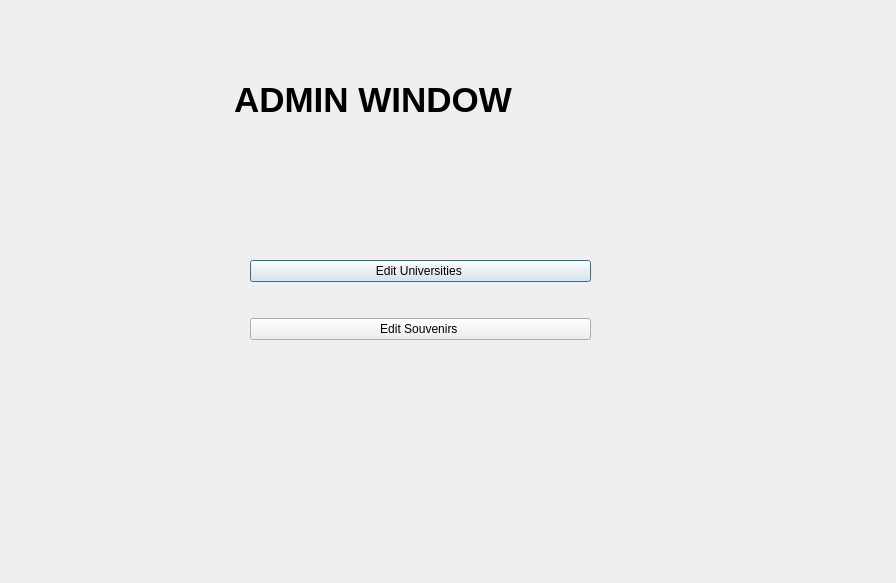
<?xml version="1.0" encoding="UTF-8"?>
<ui version="4.0">
 <class>admin_window</class>
 <widget class="QDialog" name="admin_window">
  <property name="geometry">
   <rect>
    <x>0</x>
    <y>0</y>
    <width>896</width>
    <height>583</height>
   </rect>
  </property>
  <property name="windowTitle">
   <string>Dialog</string>
  </property>
  <widget class="QLabel" name="label">
   <property name="geometry">
    <rect>
     <x>234</x>
     <y>39</y>
     <width>401</width>
     <height>121</height>
    </rect>
   </property>
   <property name="font">
    <font>
     <pointsize>26</pointsize>
     <weight>75</weight>
     <bold>true</bold>
    </font>
   </property>
   <property name="text">
    <string>ADMIN WINDOW </string>
   </property>
  </widget>
  <widget class="QWidget" name="">
   <property name="geometry">
    <rect>
     <x>250</x>
     <y>230</y>
     <width>341</width>
     <height>141</height>
    </rect>
   </property>
   <layout class="QVBoxLayout" name="verticalLayout">
    <item>
     <widget class="QPushButton" name="pushButton">
      <property name="text">
       <string>Edit Universities </string>
      </property>
     </widget>
    </item>
    <item>
     <widget class="QPushButton" name="pushButton_2">
      <property name="text">
       <string>Edit Souvenirs </string>
      </property>
     </widget>
    </item>
   </layout>
  </widget>
 </widget>
 <resources/>
 <connections/>
</ui>
